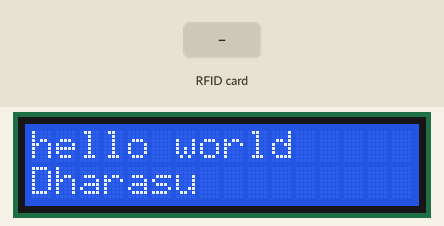
Simulated run of this sketch. Board: Arduino Uno, built with avr-gcc and run on an emulated ATmega328P. Parts: 16×2 character LCD. Inputs (shaded band) come from the test bench. What the sketch prints to the serial monitor is not drawn.

Above: at 1.3 s.
1.4 s: RFID card 11 79 88 41 97 held to the reader
At 1.9 s:
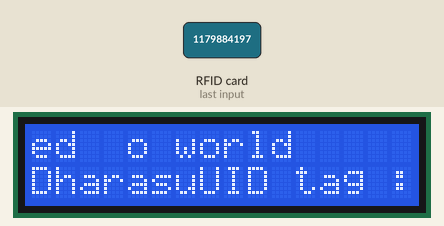
2.9 s: RFID card 5E 7A 19 C4 held to the reader
At 5.6 s:
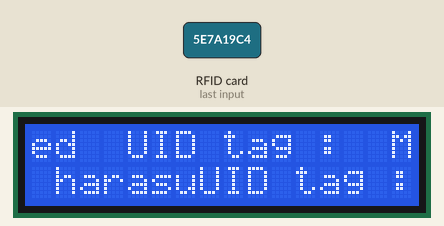
5.9 s: RFID card 11 79 88 41 97 held to the reader
At 8.4 s:
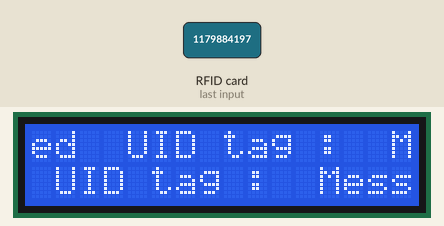
8.9 s: RFID card 5E 7A 19 C4 held to the reader
At 11.0 s:
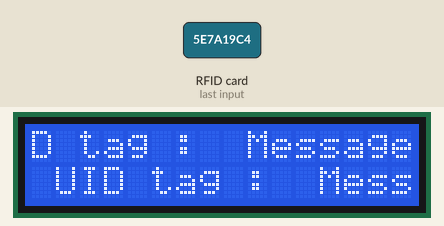
11.9 s: RFID card 11 79 88 41 97 held to the reader
At 14.6 s:
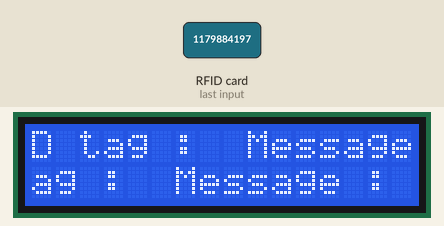
14.9 s: RFID card 5E 7A 19 C4 held to the reader
At 17.4 s:
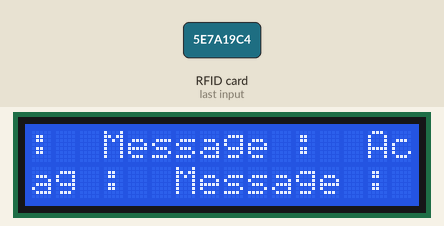
Timing chart, 0 to 18.9 s (numbered marks = the images above; inputs shaded):
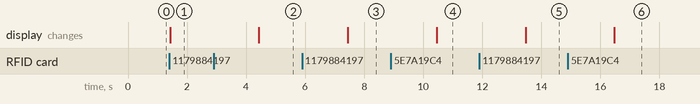

The sketch:

lcd_rfid_test.ino
```cpp
/*
 *
 * All the resources for this project: https://www.hackster.io/Aritro
 * Modified by Aritro Mukherjee
 *
 *
 */
 #include<LiquidCrystal.h>

#include <SPI.h>
#include <MFRC522.h>

#define SS_PIN 10
#define RST_PIN 9
MFRC522 mfrc522(SS_PIN, RST_PIN);   // Create MFRC522 instance.
 const int rs = 8, en = 2, d4 = 4, d5 = 5, d6 = 6, d7 = 7;
LiquidCrystal lcd(rs, en, d4, d5, d6, d7);

void setup()
{lcd.begin(16,2);
lcd.print("hello world");
  Serial.begin(9600);   // Initiate a serial communication
  SPI.begin();      // Initiate  SPI bus
  mfrc522.PCD_Init();   // Initiate MFRC522
  lcd.setCursor(0,1);
  lcd.print("Dharasu");
  //lcd.print("");

}
void loop()
{//lcd.println("dharasu");
  // Look for new cards
  if ( ! mfrc522.PICC_IsNewCardPresent())
  {
    return;
  }
  // Select one of the cards
  if ( ! mfrc522.PICC_ReadCardSerial())
  {
    return;
  }
  //Show UID on serial monitor
  lcd.print("UID tag :");
  String content= "";
  byte letter;
  for (byte i = 0; i < mfrc522.uid.size; i++)
  {
     //lcd.print(mfrc522.uid.uidByte[i] < 0x10 ? " 0" : " ");
    Serial.print(mfrc522.uid.uidByte[i],DEC);
   //  content.concat(String(mfrc522.uid.uidByte[i] < 0x10 ? " 0" : " "));
     content.concat(String(mfrc522.uid.uidByte[i], DEC));
  }
  lcd.println();
  lcd.print("Message : ");
  content.toUpperCase();
  if (content.substring(0) == "1179884197") //change here the UID of the card/cards that you want to give access
  {
    lcd.println("Authorized access");
    lcd.println();
    delay(3000);
  }

 else   {
    lcd.println(" Access denied");
    delay(3000);
  }
}
```

Measured:
- after the input at 1.4 s, the display: changes at once (image 1)
- after the input at 2.9 s, the display: changes after 1.5 s (image 2)
- after the input at 5.9 s, the display: changes after 1.5 s (image 3)
- after the input at 8.9 s, the display: changes after 1.6 s (image 4)
- after the input at 11.9 s, the display: changes after 1.6 s (image 5)
- after the input at 14.9 s, the display: changes after 1.6 s (image 6)
